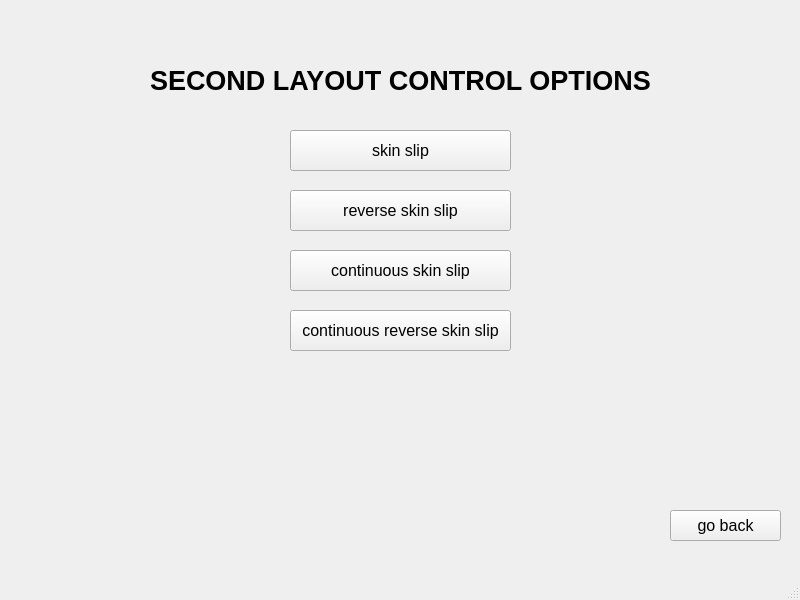
<?xml version="1.0" encoding="UTF-8"?>
<ui version="4.0">
 <class>SecondLayoutWindow</class>
 <widget class="QMainWindow" name="SecondLayoutWindow">
  <property name="geometry">
   <rect>
    <x>0</x>
    <y>0</y>
    <width>800</width>
    <height>600</height>
   </rect>
  </property>
  <property name="windowTitle">
   <string>MainWindow</string>
  </property>
  <widget class="QWidget" name="centralwidget">
   <widget class="QLabel" name="titleLabel">
    <property name="geometry">
     <rect>
      <x>150</x>
      <y>60</y>
      <width>511</width>
      <height>41</height>
     </rect>
    </property>
    <property name="font">
     <font>
      <family>Tahoma</family>
      <pointsize>20</pointsize>
      <weight>75</weight>
      <bold>true</bold>
     </font>
    </property>
    <property name="text">
     <string>SECOND LAYOUT CONTROL OPTIONS</string>
    </property>
   </widget>
   <widget class="QPushButton" name="goBackButton">
    <property name="geometry">
     <rect>
      <x>670</x>
      <y>510</y>
      <width>111</width>
      <height>31</height>
     </rect>
    </property>
    <property name="font">
     <font>
      <family>Tahoma</family>
      <pointsize>12</pointsize>
     </font>
    </property>
    <property name="text">
     <string>go back</string>
    </property>
   </widget>
   <widget class="QPushButton" name="skinSlipButton">
    <property name="geometry">
     <rect>
      <x>290</x>
      <y>130</y>
      <width>221</width>
      <height>41</height>
     </rect>
    </property>
    <property name="font">
     <font>
      <family>Tahoma</family>
      <pointsize>12</pointsize>
     </font>
    </property>
    <property name="text">
     <string>skin slip</string>
    </property>
   </widget>
   <widget class="QPushButton" name="reverseSkinSlipButton">
    <property name="geometry">
     <rect>
      <x>290</x>
      <y>190</y>
      <width>221</width>
      <height>41</height>
     </rect>
    </property>
    <property name="font">
     <font>
      <family>Tahoma</family>
      <pointsize>12</pointsize>
     </font>
    </property>
    <property name="text">
     <string>reverse skin slip</string>
    </property>
   </widget>
   <widget class="QPushButton" name="continuousSkinSlipButton">
    <property name="geometry">
     <rect>
      <x>290</x>
      <y>250</y>
      <width>221</width>
      <height>41</height>
     </rect>
    </property>
    <property name="font">
     <font>
      <family>Tahoma</family>
      <pointsize>12</pointsize>
     </font>
    </property>
    <property name="text">
     <string>continuous skin slip</string>
    </property>
   </widget>
   <widget class="QPushButton" name="continuousReverseSkinSlipButton">
    <property name="geometry">
     <rect>
      <x>290</x>
      <y>310</y>
      <width>221</width>
      <height>41</height>
     </rect>
    </property>
    <property name="font">
     <font>
      <family>Tahoma</family>
      <pointsize>12</pointsize>
     </font>
    </property>
    <property name="text">
     <string>continuous reverse skin slip</string>
    </property>
   </widget>
  </widget>
  <widget class="QMenuBar" name="menubar">
   <property name="geometry">
    <rect>
     <x>0</x>
     <y>0</y>
     <width>800</width>
     <height>21</height>
    </rect>
   </property>
  </widget>
  <widget class="QStatusBar" name="statusbar"/>
 </widget>
 <resources/>
 <connections/>
</ui>
